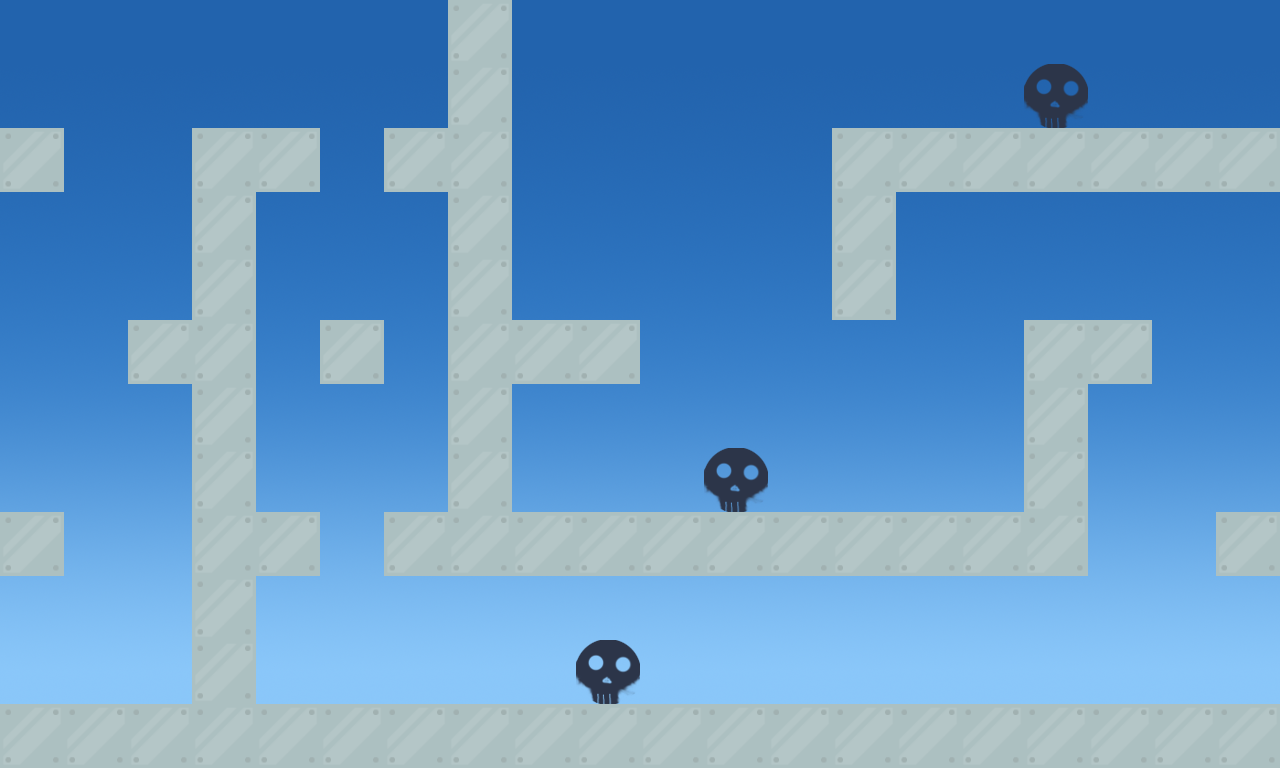

Tiled map render using the project's own tile images. Description and the map definition, with tile-layer contents summarised, below:
An orthogonal 20x12 tile map with 64x64 px tiles, 2 tile layers (level, GameElement), 2 tilesets, 1 image layer and 17 objects.

<map version="1.0" orientation="orthogonal" renderorder="right-down" width="20" height="12" tilewidth="64" tileheight="64" nextobjectid="20">
 <tileset firstgid="1" name="level_tileset" tilewidth="64" tileheight="64" tilecount="1" columns="1">
  <image source="../assets/Tiles/level_tileset.png" trans="ff00ff" width="64" height="64" />
 </tileset>
 <tileset firstgid="2" name="GameElement_tileset" tilewidth="64" tileheight="64" tilecount="3" columns="3">
  <image source="../assets/Tiles/GameElement_tileset.png" trans="ff00ff" width="192" height="64" />
 </tileset>
 <imagelayer name="bg">
  <image source="../assets/BG/Sky/sky_mid_blue.png" />
 </imagelayer>
 <layer name="level" width="20" height="12">
  <data>[240 cells, 71 non-empty, 1 distinct tile ids]</data>
 </layer>
 <objectgroup name="objects">
  <object id="1" x="-2.66667" y="126.667" width="64" height="65.3333" />
  <object id="2" x="1.33333" y="512" width="61.3333" height="60" />
  <object id="3" x="130.667" y="321.333" width="58.6667" height="60" />
  <object id="4" x="193.333" y="130.667" width="60" height="573.333" />
  <object id="5" x="1.33333" y="708" width="1276" height="57.3333" />
  <object id="6" x="1217.33" y="513.333" width="61.3333" height="60" />
  <object id="7" x="385.333" y="514.667" width="701.333" height="60" />
  <object id="8" x="254.667" y="514.667" width="62.6667" height="60" />
  <object id="9" x="321.333" y="321.333" width="60" height="61.3333" />
  <object id="10" x="253.333" y="130.667" width="64" height="57.3333" />
  <object id="11" x="386.667" y="129.333" width="58.6667" height="57.3333" />
  <object id="12" x="449.333" y="2.66667" width="61.3333" height="510.667" />
  <object id="13" x="510.667" y="322.667" width="126.667" height="58.6667" />
  <object id="14" x="833.333" y="130.667" width="445.333" height="60" />
  <object id="15" x="832" y="192" width="61.3333" height="129.333" />
  <object id="16" x="1025.33" y="321.333" width="61.3333" height="192" />
  <object id="17" x="1089.33" y="324" width="60" height="57.3333" />
 </objectgroup>
 <layer name="GameElement" width="20" height="12">
  <data>[240 cells, 3 non-empty, 1 distinct tile ids]</data>
 </layer>
</map>
